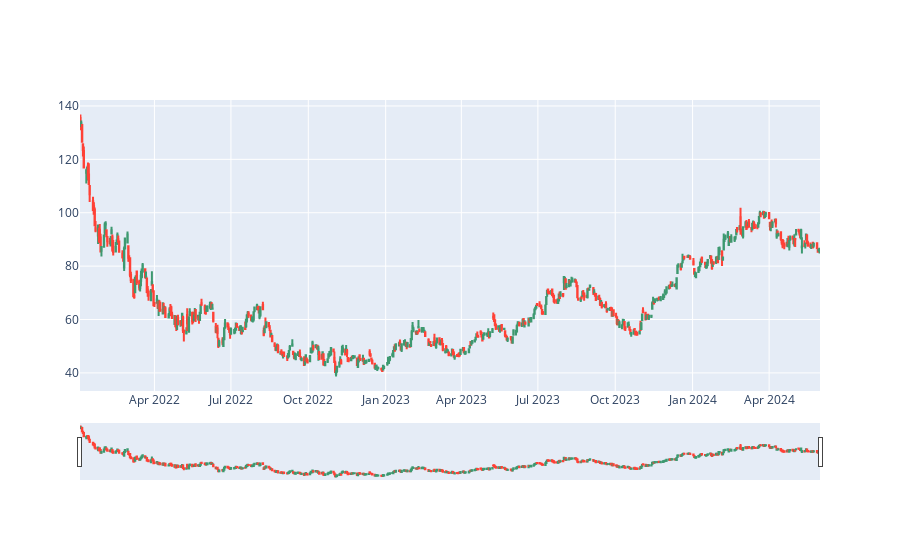
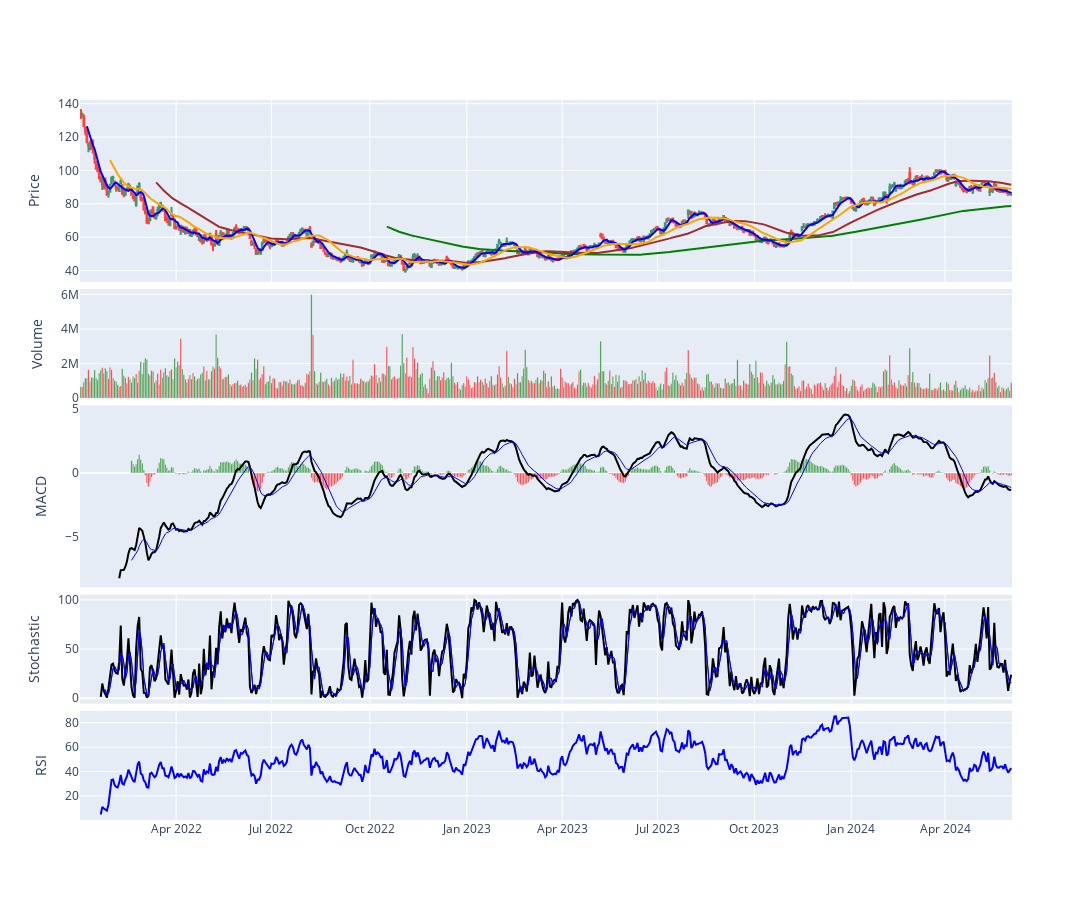
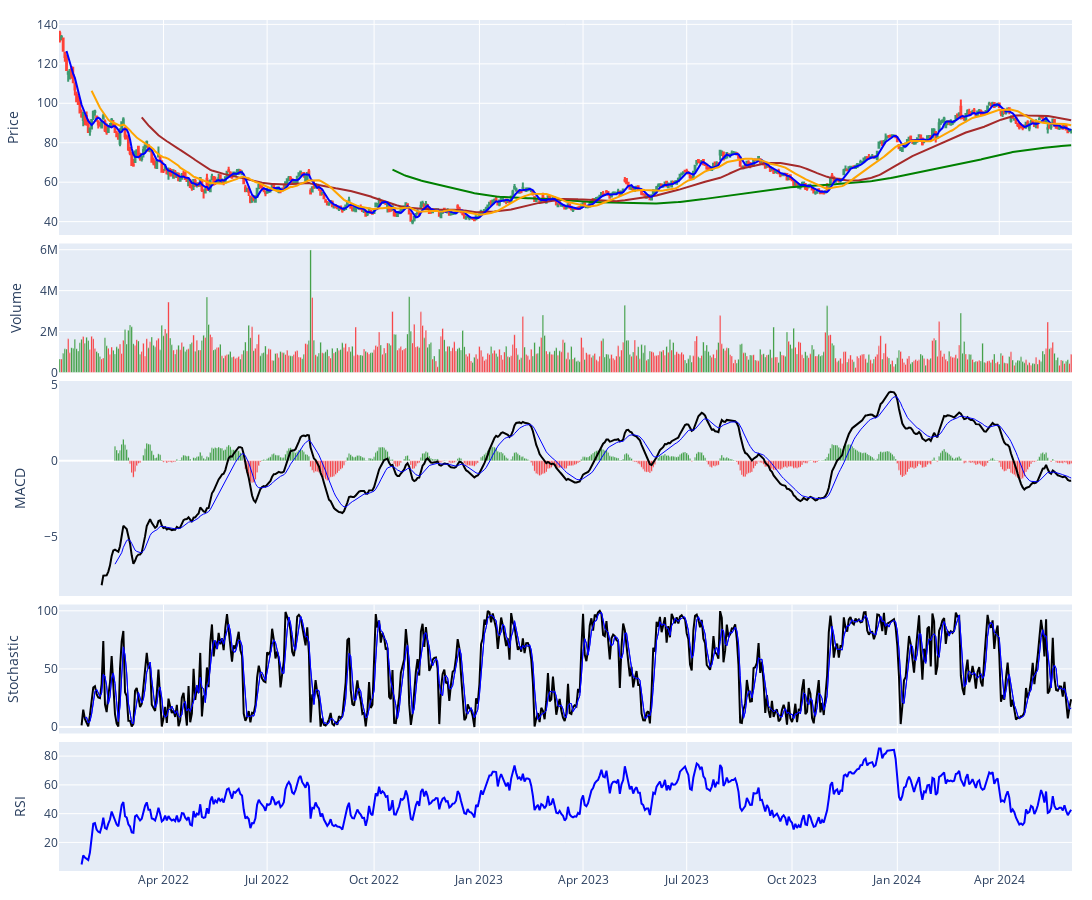

Notebook source saved alongside these figures, in order:
### Markdown cell above
- [FROM HERE](https://github.com/yongghongg/stock-screener/blob/main/plotly_financial_chart_demo.ipynb)

### Code cell
# use python version 3.10.12

# install necessary modules
# %pip install --user yfinance==0.2.40
%pip install --user plotly==5.22.0
%pip install --user ta==0.11.0

import pandas as pd
import yfinance as yf
from datetime import datetime
import plotly.graph_objects as go
from plotly.subplots import make_subplots

from ta.trend import MACD
from ta.momentum import StochasticOscillator
# FROM HERE
# https://stackoverflow.com/questions/75441104/why-is-rsi-calculation-with-python-ta-library-changes-depending-on-starting-posi
from ta.momentum import RSIIndicator


# cache requests_cache
# https://pypi.org/project/yfinance/

# download stock price data
# symbol = 'TREX'
# df = yf.download(symbol, start='2022-01-01')

# load data from local file
df = pd.read_csv('TREX.csv', index_col=0)

# [*********************100%***********************]  1 of 1 completed


fig = go.Figure(go.Candlestick(x=df.index,
   open=df['Open'],
   high=df['High'],
   low=df['Low'],
   close=df['Close']))

fig.show()

# removing rangeslider
fig.update_layout(xaxis_rangeslider_visible=False)

# removing all empty dates
# build complete timeline from start date to end date
dt_all = pd.date_range(start=df.index[0],end=df.index[-1])
# retrieve the dates that ARE in the original dataset
dt_obs = [d.strftime("%Y-%m-%d") for d in pd.to_datetime(df.index)]
# define dates with missing values
dt_breaks = [d for d in dt_all.strftime("%Y-%m-%d").tolist() if not d in dt_obs]
# fig.update_layout(xaxis_rangebreaks=[dict(values=dt_breaks)])
# fig.update_layout(margin=go.layout.Margin(
#         l=20, #left margin
#         r=20, #right margin
#         b=20, #bottom margin
#         t=20  #top margin
#     ))
# fig.show()

# # add moving averages to df
df['MA20'] = df['Close'].rolling(window=20).mean()
df['MA5'] = df['Close'].rolling(window=5).mean()
# Calculate the 50-day and 200-day simple moving averages
# FROM HERE
# https://fastercapital.com/keyword/yf-download-historical-data.html
df["SMA50"] = df["Close"].rolling(50).mean()
df["SMA200"] = df["Close"].rolling(200).mean()
# 
# fig.add_trace(go.Scatter(x=df.index, 
#                          y=df['MA5'], 
#                          opacity=0.7, 
#                          line=dict(color='blue', width=2), 
#                          name='MA 5'))
# fig.add_trace(go.Scatter(x=df.index, 
#                          y=df['MA20'], 
#                          opacity=0.7, 
#                          line=dict(color='orange', width=2), 
#                          name='MA 20'))
# fig.show()

# first declare an empty figure
# fig = go.Figure()
# # add OHLC trace
# fig.add_trace(go.Candlestick(x=df.index,
#                              open=df['Open'],
#                              high=df['High'],
#                              low=df['Low'],
#                              close=df['Close'], 
#                              showlegend=False))
# # add moving average traces
# fig.add_trace(go.Scatter(x=df.index, 
#                          y=df['MA5'], 
#                          opacity=0.7, 
#                          line=dict(color='blue', width=2), 
#                          name='MA 5'))
# fig.add_trace(go.Scatter(x=df.index, 
#                          y=df['MA20'], 
#                          opacity=0.7, 
#                          line=dict(color='orange', width=2), 
#                          name='MA 20'))
# # hide dates with no values
# fig.update_xaxes(rangebreaks=[dict(values=dt_breaks)])
# # remove rangeslider
# fig.update_layout(xaxis_rangeslider_visible=False)
# # add chart title 
# fig.update_layout(title="TREX")
# fig.show()

# from ta.trend import MACD
# from ta.momentum import StochasticOscillator


# MACD
macd = MACD(close=df['Close'], 
             window_slow=26,
             window_fast=12, 
             window_sign=9)
 # stochastics
stoch = StochasticOscillator(high=df['High'],
                              close=df['Close'],
                              low=df['Low'],
                              window=14, 
                              smooth_window=3)
rsi = RSIIndicator(close=df['Close']).rsi()

# fig = make_subplots(rows=4, cols=1, shared_xaxes=True)

# # Plot OHLC on 1st subplot (using the codes from before)
# fig.add_trace(go.Candlestick(x=df.index,
#                              open=df['Open'],
#                              high=df['High'],
#                              low=df['Low'],
#                              close=df['Close'], 
#                              showlegend=False))
# # add moving average traces
# fig.add_trace(go.Scatter(x=df.index, 
#                          y=df['MA5'], 
#                          line=dict(color='blue', width=2), 
#                          name='MA 5'))
# fig.add_trace(go.Scatter(x=df.index, 
#                          y=df['MA20'], 
#                          line=dict(color='orange', width=2), 
#                          name='MA 20'))

# # Plot volume trace on 2nd row 
# fig.add_trace(go.Bar(x=df.index, 
#                      y=df['Volume']
#                     ), row=2, col=1)

# # Plot MACD trace on 3rd row
# fig.add_trace(go.Bar(x=df.index, 
#                      y=macd.macd_diff()
#                     ), row=3, col=1)
# fig.add_trace(go.Scatter(x=df.index,
#                          y=macd.macd(),
#                          line=dict(color='black', width=2)
#                         ), row=3, col=1)
# fig.add_trace(go.Scatter(x=df.index,
#                          y=macd.macd_signal(),
#                          line=dict(color='blue', width=1)
#                         ), row=3, col=1)

# # Plot stochastics trace on 4th row 
# fig.add_trace(go.Scatter(x=df.index,
#                          y=stoch.stoch(),
#                          line=dict(color='black', width=2)
#                         ), row=4, col=1)
# fig.add_trace(go.Scatter(x=df.index,
#                          y=stoch.stoch_signal(),
#                          line=dict(color='blue', width=1)
#                         ), row=4, col=1)

# # update layout by changing the plot size, hiding legends & rangeslider, and removing gaps between dates
# fig.update_layout(height=900, width=1200, 
#                   showlegend=False, 
#                   xaxis_rangeslider_visible=False,
#                   xaxis_rangebreaks=[dict(values=dt_breaks)])

# fig.show()


# add subplot properties when initiliazing fig variable
fig = make_subplots(rows=5, cols=1, shared_xaxes=True,
                    vertical_spacing=0.01, 
                    row_heights=[0.5,0.3,0.5,0.3,0.3])
# Plot OHLC on 1st subplot (using the codes from before)
fig.add_trace(go.Candlestick(x=df.index,
                             open=df['Open'],
                             high=df['High'],
                             low=df['Low'],
                             close=df['Close'], 
                             showlegend=False))
# add moving average traces
fig.add_trace(go.Scatter(x=df.index, 
                         y=df['SMA200'], 
                         line=dict(color='green', width=2), 
                         name='SMA200'))
fig.add_trace(go.Scatter(x=df.index, 
                         y=df['SMA50'], 
                         line=dict(color='brown', width=2), 
                         name='SMA50'))
fig.add_trace(go.Scatter(x=df.index, 
                         y=df['MA5'], 
                         line=dict(color='blue', width=2), 
                         name='MA 5'))
fig.add_trace(go.Scatter(x=df.index, 
                         y=df['MA20'], 
                         line=dict(color='orange', width=2), 
                         name='MA 20'))

# Plot volume trace on 2nd row 
colors = ['green' if row['Open'] - row['Close'] >= 0 
          else 'red' for index, row in df.iterrows()]
fig.add_trace(go.Bar(x=df.index, 
                     y=df['Volume'],
                     marker_color=colors,
                     name="Volume",
                    ), row=2, col=1)

# Plot MACD trace on 3rd row
colors = ['green' if val >= 0 
          else 'red' for val in macd.macd_diff()]
fig.add_trace(go.Bar(x=df.index, 
                     y=macd.macd_diff(),
                     marker_color=colors,
                     name="MACD diff",
                    ), row=3, col=1)
fig.add_trace(go.Scatter(x=df.index,
                         y=macd.macd(),
                         line=dict(color='black', width=2),
                         name="MACD",
                        ), row=3, col=1)
fig.add_trace(go.Scatter(x=df.index,
                         y=macd.macd_signal(),
                         line=dict(color='blue', width=1),
                         name="MACD_SIGNAL",
                        ), row=3, col=1)

# Plot stochastics trace on 4th row 
fig.add_trace(go.Scatter(x=df.index,
                         y=stoch.stoch(),
                         line=dict(color='black', width=2),
                         name="stochastic",
                        ), row=4, col=1)
fig.add_trace(go.Scatter(x=df.index,
                         y=stoch.stoch_signal(),
                         line=dict(color='blue', width=1),
                         name="stochastic_signal",
                        ), row=4, col=1)
fig.add_trace(go.Scatter(x=df.index,
                         y=stoch.stoch_signal(),
                         line=dict(color='blue', width=1),
                         name="stochastic_signal",
                        ), row=4, col=1)
# RSI
fig.add_trace(go.Scatter(x=df.index,
                         y=rsi,
                         line=dict(color='blue', width=2),
                         name="RSI",
                        ), row=5, col=1)

# update layout by changing the plot size, hiding legends & rangeslider, and removing gaps between dates
fig.update_layout(height=900, width=1200, 
                  showlegend=False, 
                  xaxis_rangeslider_visible=False,
                  xaxis_rangebreaks=[dict(values=dt_breaks)])

# update y-axis label
fig.update_yaxes(title_text="Price", row=1, col=1)
fig.update_yaxes(title_text="Volume", row=2, col=1)
fig.update_yaxes(title_text="MACD", showgrid=False, row=3, col=1)
fig.update_yaxes(title_text="Stochastic", row=4, col=1)
fig.update_yaxes(title_text="RSI", row=5, col=1)
fig.update_yaxes(title_text="SMA200", row=6, col=1)

fig.show()


# removing white spaces
fig.update_layout(margin=go.layout.Margin(
        l=20, #left margin
        r=20, #right margin
        b=20, #bottom margin
        t=20  #top margin
    ))

fig.show()

### Figure 1 — Plotly figure (JSON) as saved in the notebook; plotly's stock layout.template omitted (floating-point values rounded to 4 significant figures; data arrays with more than 128 entries replaced by an {"elided": "..."} marker saying what was removed)
{"data": [{"close": {"elided": "606 float values"}, "high": {"elided": "606 float values"}, "low": {"elided": "606 float values"}, "open": {"elided": "606 float values"}, "type": "candlestick", "x": {"elided": "606 str values"}}], "layout": {}}

### Figure 2 — Plotly figure (JSON) as saved in the notebook; plotly's stock layout.template omitted (floating-point values rounded to 4 significant figures; data arrays with more than 128 entries replaced by an {"elided": "..."} marker saying what was removed)
{"data": [{"close": {"elided": "606 float values"}, "high": {"elided": "606 float values"}, "low": {"elided": "606 float values"}, "open": {"elided": "606 float values"}, "showlegend": false, "type": "candlestick", "x": {"elided": "606 str values"}}, {"line": {"color": "green", "width": 2}, "name": "SMA200", "type": "scatter", "x": {"elided": "606 str values"}, "y": {"elided": "606 float values"}}, {"line": {"color": "brown", "width": 2}, "name": "SMA50", "type": "scatter", "x": {"elided": "606 str values"}, "y": {"elided": "606 float values"}}, {"line": {"color": "blue", "width": 2}, "name": "MA 5", "type": "scatter", "x": {"elided": "606 str values"}, "y": {"elided": "606 float values"}}, {"line": {"color": "orange", "width": 2}, "name": "MA 20", "type": "scatter", "x": {"elided": "606 str values"}, "y": {"elided": "606 float values"}}, {"marker": {"color": {"elided": "606 str values"}}, "name": "Volume", "type": "bar", "x": {"elided": "606 str values"}, "xaxis": "x2", "y": {"elided": "606 int values"}, "yaxis": "y2"}, {"marker": {"color": {"elided": "606 str values"}}, "name": "MACD diff", "type": "bar", "x": {"elided": "606 str values"}, "xaxis": "x3", "y": {"elided": "606 float values"}, "yaxis": "y3"}, {"line": {"color": "black", "width": 2}, "name": "MACD", "type": "scatter", "x": {"elided": "606 str values"}, "xaxis": "x3", "y": {"elided": "606 float values"}, "yaxis": "y3"}, {"line": {"color": "blue", "width": 1}, "name": "MACD_SIGNAL", "type": "scatter", "x": {"elided": "606 str values"}, "xaxis": "x3", "y": {"elided": "606 float values"}, "yaxis": "y3"}, {"line": {"color": "black", "width": 2}, "name": "stochastic", "type": "scatter", "x": {"elided": "606 str values"}, "xaxis": "x4", "y": {"elided": "606 float values"}, "yaxis": "y4"}, {"line": {"color": "blue", "width": 1}, "name": "stochastic_signal", "type": "scatter", "x": {"elided": "606 str values"}, "xaxis": "x4", "y": {"elided": "606 float values"}, "yaxis": "y4"}, {"line": {"color": "blue", "width": 1}, "name": "stochastic_signal", "type": "scatter", "x": {"elided": "606 str values"}, "xaxis": "x4", "y": {"elided": "606 float values"}, "yaxis": "y4"}, {"line": {"color": "blue", "width": 2}, "name": "RSI", "type": "scatter", "x": {"elided": "606 str values"}, "xaxis": "x5", "y": {"elided": "606 float values"}, "yaxis": "y5"}], "layout": {"height": 900, "showlegend": false, "width": 1200, "xaxis": {"anchor": "y", "domain": [0, 1], "matches": "x5", "rangebreaks": [{"values": {"elided": "274 str values"}}], "rangeslider": {"visible": false}, "showticklabels": false}, "xaxis2": {"anchor": "y2", "domain": [0, 1], "matches": "x5", "showticklabels": false}, "xaxis3": {"anchor": "y3", "domain": [0, 1], "matches": "x5", "showticklabels": false}, "xaxis4": {"anchor": "y4", "domain": [0, 1], "matches": "x5", "showticklabels": false}, "xaxis5": {"anchor": "y5", "domain": [0, 1]}, "yaxis": {"anchor": "x", "domain": [0.7474, 1.0], "title": {"text": "Price"}}, "yaxis2": {"anchor": "x2", "domain": [0.5858, 0.7374], "title": {"text": "Volume"}}, "yaxis3": {"anchor": "x3", "domain": [0.3232, 0.5758], "showgrid": false, "title": {"text": "MACD"}}, "yaxis4": {"anchor": "x4", "domain": [0.1616, 0.3132], "title": {"text": "Stochastic"}}, "yaxis5": {"anchor": "x5", "domain": [0, 0.1516], "title": {"text": "RSI"}}}}

### Figure 3 — Plotly figure (JSON) as saved in the notebook; plotly's stock layout.template omitted (floating-point values rounded to 4 significant figures; data arrays with more than 128 entries replaced by an {"elided": "..."} marker saying what was removed)
{"data": [{"close": {"elided": "606 float values"}, "high": {"elided": "606 float values"}, "low": {"elided": "606 float values"}, "open": {"elided": "606 float values"}, "showlegend": false, "type": "candlestick", "x": {"elided": "606 str values"}}, {"line": {"color": "green", "width": 2}, "name": "SMA200", "type": "scatter", "x": {"elided": "606 str values"}, "y": {"elided": "606 float values"}}, {"line": {"color": "brown", "width": 2}, "name": "SMA50", "type": "scatter", "x": {"elided": "606 str values"}, "y": {"elided": "606 float values"}}, {"line": {"color": "blue", "width": 2}, "name": "MA 5", "type": "scatter", "x": {"elided": "606 str values"}, "y": {"elided": "606 float values"}}, {"line": {"color": "orange", "width": 2}, "name": "MA 20", "type": "scatter", "x": {"elided": "606 str values"}, "y": {"elided": "606 float values"}}, {"marker": {"color": {"elided": "606 str values"}}, "name": "Volume", "type": "bar", "x": {"elided": "606 str values"}, "xaxis": "x2", "y": {"elided": "606 int values"}, "yaxis": "y2"}, {"marker": {"color": {"elided": "606 str values"}}, "name": "MACD diff", "type": "bar", "x": {"elided": "606 str values"}, "xaxis": "x3", "y": {"elided": "606 float values"}, "yaxis": "y3"}, {"line": {"color": "black", "width": 2}, "name": "MACD", "type": "scatter", "x": {"elided": "606 str values"}, "xaxis": "x3", "y": {"elided": "606 float values"}, "yaxis": "y3"}, {"line": {"color": "blue", "width": 1}, "name": "MACD_SIGNAL", "type": "scatter", "x": {"elided": "606 str values"}, "xaxis": "x3", "y": {"elided": "606 float values"}, "yaxis": "y3"}, {"line": {"color": "black", "width": 2}, "name": "stochastic", "type": "scatter", "x": {"elided": "606 str values"}, "xaxis": "x4", "y": {"elided": "606 float values"}, "yaxis": "y4"}, {"line": {"color": "blue", "width": 1}, "name": "stochastic_signal", "type": "scatter", "x": {"elided": "606 str values"}, "xaxis": "x4", "y": {"elided": "606 float values"}, "yaxis": "y4"}, {"line": {"color": "blue", "width": 1}, "name": "stochastic_signal", "type": "scatter", "x": {"elided": "606 str values"}, "xaxis": "x4", "y": {"elided": "606 float values"}, "yaxis": "y4"}, {"line": {"color": "blue", "width": 2}, "name": "RSI", "type": "scatter", "x": {"elided": "606 str values"}, "xaxis": "x5", "y": {"elided": "606 float values"}, "yaxis": "y5"}], "layout": {"height": 900, "margin": {"b": 20, "l": 20, "r": 20, "t": 20}, "showlegend": false, "width": 1200, "xaxis": {"anchor": "y", "domain": [0, 1], "matches": "x5", "rangebreaks": [{"values": {"elided": "274 str values"}}], "rangeslider": {"visible": false}, "showticklabels": false}, "xaxis2": {"anchor": "y2", "domain": [0, 1], "matches": "x5", "showticklabels": false}, "xaxis3": {"anchor": "y3", "domain": [0, 1], "matches": "x5", "showticklabels": false}, "xaxis4": {"anchor": "y4", "domain": [0, 1], "matches": "x5", "showticklabels": false}, "xaxis5": {"anchor": "y5", "domain": [0, 1]}, "yaxis": {"anchor": "x", "domain": [0.7474, 1.0], "title": {"text": "Price"}}, "yaxis2": {"anchor": "x2", "domain": [0.5858, 0.7374], "title": {"text": "Volume"}}, "yaxis3": {"anchor": "x3", "domain": [0.3232, 0.5758], "showgrid": false, "title": {"text": "MACD"}}, "yaxis4": {"anchor": "x4", "domain": [0.1616, 0.3132], "title": {"text": "Stochastic"}}, "yaxis5": {"anchor": "x5", "domain": [0, 0.1516], "title": {"text": "RSI"}}}}
